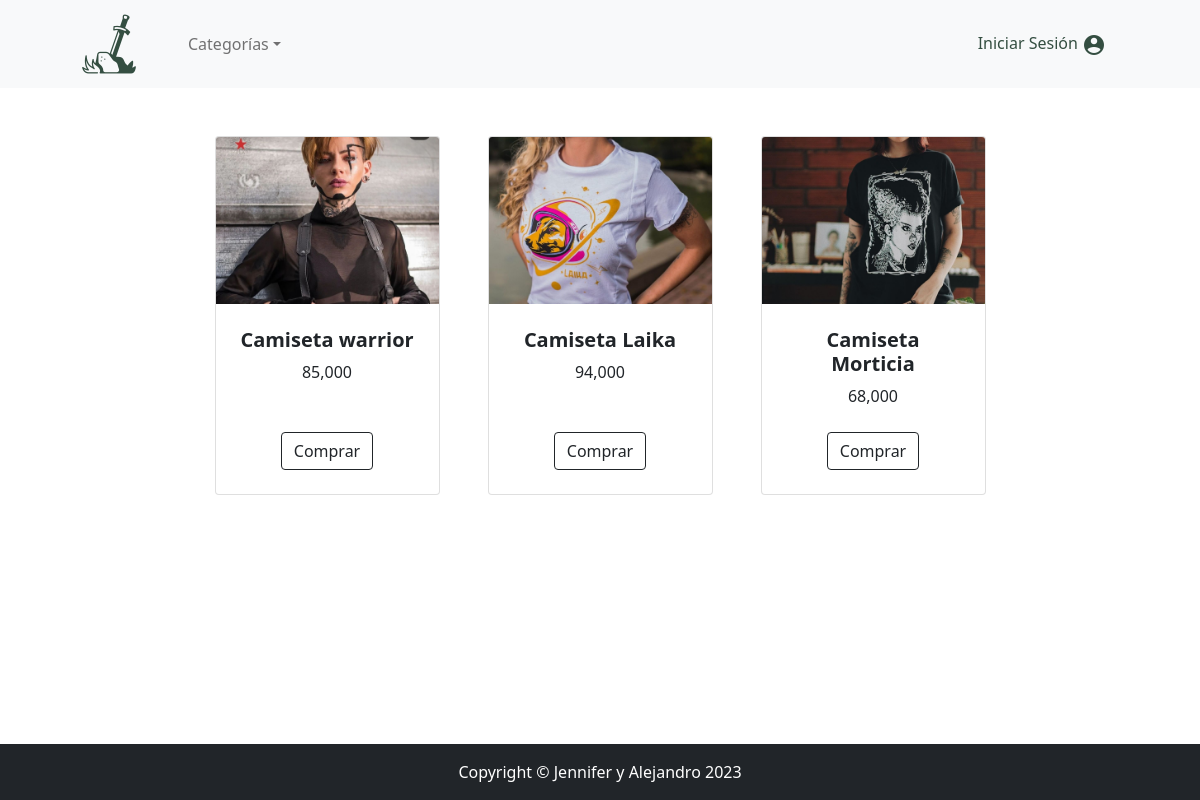
The page /view/productos.php?categoria=2 on the database its author committed.
### tables this page shows
CREATE TABLE `productos` (
  `id_producto` int(11) NOT NULL,
  `nombre_producto` varchar(255) NOT NULL,
  `descripcion_producto` varchar(255) NOT NULL,
  `clave_producto` varchar(255) NOT NULL,
  `id_categoria` int(11) NOT NULL,
  `imagen1_producto` varchar(255) NOT NULL,
  `imagen2_producto` varchar(255) NOT NULL,
  `precio_producto` float NOT NULL,
  `mostrar_main` int(255) NOT NULL
);

### model/producto.php (called while the page is built, shortened)
<?php
require_once 'db.php';
class producto {
    private $categoria;
    private $db;
    public function __construct(){
        $this->db=Database::connect();
    }
    public function getCategoria(){
        return $this->categoria;
    }
    public function setCategoria($categoria){
        $this->categoria = $categoria;
    }
    public function search_cat(){
        $sql = "SELECT * FROM productos WHERE id_categoria='{$this->getCategoria()}'";
        $search=$this->db->query($sql);
        return $search;
    }
}

### model/db.php (called while the page is built)
<?php
class Database{
    public static function connect(){
        $conexion = new mysqli("localhost","root","","medieval");
        $conexion->query("SET NAMES 'utf8'");
        return $conexion;
    }
}
?>

### controller/productoController.php (called while the page is built, shortened)
<?php
require_once '../model/producto.php';
$producto = new producto();
if(isset($_POST['search_categoria'])){
    $producto->setCategoria($_POST["categoria_producto"]);
        $search_cat = $producto->search_cat();
}
?>

### view/productos.php (the view, shortened to what this page needs)
<?php
include "layout/header.php";
?>
<div class="container px-4 px-lg-5 mt-5">
    <div class="row gx-4 gx-lg-5 row-cols-2 row-cols-md-3 row-cols-xl-4 justify-content-center">
    <?php
        if(!isset($_GET['categoria'])){
            $_POST["actualizar"]=TRUE;
            include '../controller/productoController.php';
            $DB_main = $_SESSION['DataBasePro'];
        }else{
            include('../controller/productoController.php');
            $DB_main = $_SESSION['DataBaseCatMain'];
        }
        foreach ($DB_main as $row) {
            $imageSmall = $row['imagen1_producto'];
            $nombre_producto = $row['nombre_producto'];
            $precio_producto = $row['precio_producto'];
            $decimal_format = number_format($precio_producto);
            $id_producto = $row['id_producto'];
            echo "<div class='col mb-5'>";
                echo "<div class='card h-100'>";
                    echo "<img class='card-img-top' src='../assets/img/DB_images/".$imageSmall."' alt='".$nombre_producto."' />";
                    echo "<div class='card-body p-4'>";
                        echo "<div class='text-center'>";
                            echo "<h5 class='fw-bolder'>".$nombre_producto."</h5>";
                            echo $decimal_format;
                        echo "</div>";
                    echo "</div>";
                    echo "<div class='card-footer p-4 pt-0 border-top-0 bg-transparent'>";
                        echo "<div class='text-center'><a class='btn btn-outline-dark mt-auto' href='product.php?producto=$id_producto'>Comprar</a></div>";
                    echo "</div>";
                echo "</div>";
            echo "</div>";
        }
    ?>
    </div>
</div>
        <div class="clear" style='height: 60px'></div>
<?php include "layout/footer.php"; ?>

### rows shown on the page
productos: imagen1_producto (picture), nombre_producto "Camiseta warrior", precio_producto "85,000"
productos: imagen1_producto (picture), nombre_producto "Camiseta Laika", precio_producto "94,000"
productos: imagen1_producto (picture), nombre_producto "Camiseta Morticia", precio_producto "68,000"
